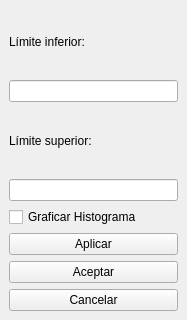
<?xml version="1.0" encoding="UTF-8"?>
<ui version="4.0">
 <class>DockWidget</class>
 <widget class="QDockWidget" name="DockWidget">
  <property name="geometry">
   <rect>
    <x>0</x>
    <y>0</y>
    <width>187</width>
    <height>320</height>
   </rect>
  </property>
  <property name="windowTitle">
   <string>DockWidget</string>
  </property>
  <widget class="QWidget" name="dockWidgetContents">
   <layout class="QVBoxLayout" name="verticalLayout">
    <item>
     <widget class="QLabel" name="label_li">
      <property name="text">
       <string>Límite inferior:</string>
      </property>
     </widget>
    </item>
    <item>
     <widget class="QLineEdit" name="line_li"/>
    </item>
    <item>
     <widget class="QLabel" name="label_ls">
      <property name="enabled">
       <bool>true</bool>
      </property>
      <property name="text">
       <string>Límite superior:</string>
      </property>
     </widget>
    </item>
    <item>
     <widget class="QLineEdit" name="line_ls"/>
    </item>
    <item>
     <widget class="QCheckBox" name="graficar">
      <property name="text">
       <string>Graficar Histograma</string>
      </property>
     </widget>
    </item>
    <item>
     <widget class="QPushButton" name="aplicar">
      <property name="text">
       <string>Aplicar</string>
      </property>
     </widget>
    </item>
    <item>
     <widget class="QPushButton" name="aceptar">
      <property name="text">
       <string>Aceptar</string>
      </property>
     </widget>
    </item>
    <item>
     <widget class="QPushButton" name="cancelar">
      <property name="text">
       <string>Cancelar</string>
      </property>
     </widget>
    </item>
   </layout>
  </widget>
 </widget>
 <resources/>
 <connections/>
</ui>
